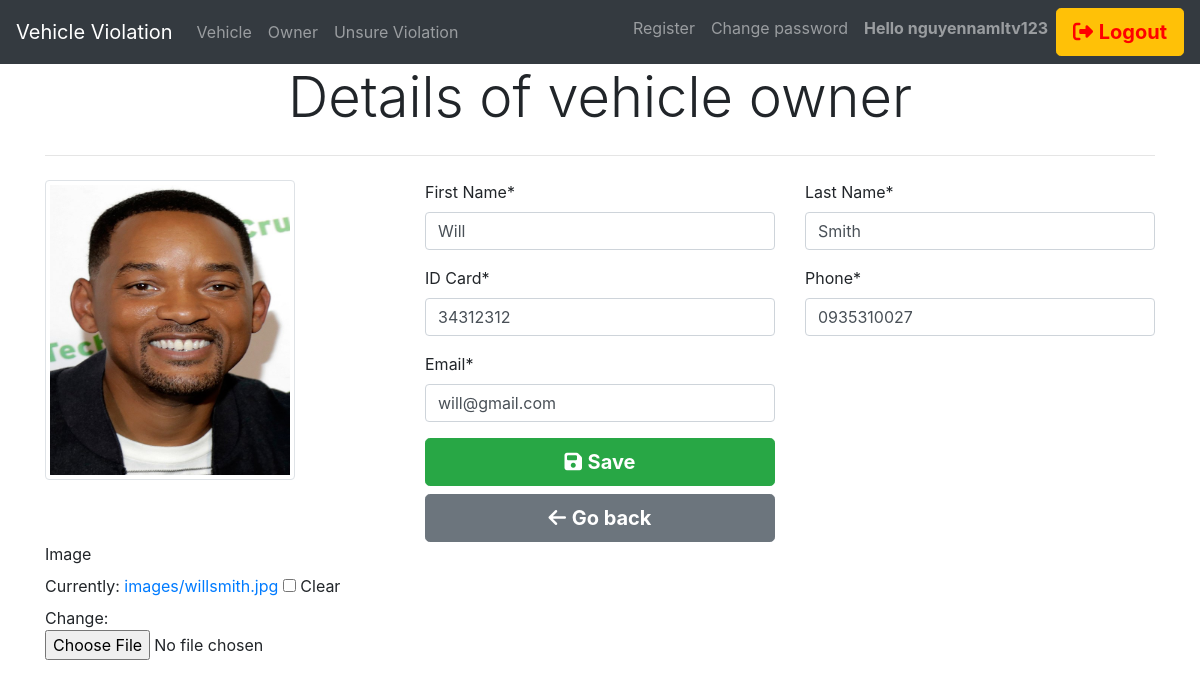
The app's page /vehicle_owner/edit_owner/20/ (signed in) with its own data.
### owner/models.py (models this page shows, shortened)
class Owner(models.Model):
    firstname = models.CharField(max_length=100)
    lastname = models.CharField(max_length=100)
    phone = models.CharField(max_length=20)
    email = models.CharField(max_length=100)
    id_card = models.CharField(max_length=20)
    image = models.ImageField(null=True, blank=True, upload_to='images/')

### owner/views.py (the view)
# urls.py: path('edit_owner/<int:pk>/', views.edit_owner, name='editowner'),
def edit_owner(request, pk):
    if request.user.is_authenticated:
        if request.method == "POST":
            owner = Owner.objects.get(id=pk)
            form = OwnerForm(request.POST or None, request.FILES or None,instance = owner)
            if form.is_valid():
                form.save()
            return redirect('/vehicle_owner')
        elif request.method == "GET":
            owner = Owner.objects.get(id=pk)
            context = {'form':OwnerForm(instance=owner), 'owner': owner}
            return render(request,"owner/detail_owner.html",context)
    else:
        return redirect('login')

### owner/forms.py
class OwnerForm(ModelForm):
    class Meta:
        model = Owner
        fields = ('id', 'firstname', 'lastname', 'id_card', 'phone', 'email', 'image')
        labels = {
            'id': 'ID',
            'firstname': 'First Name',
            'lastname': 'Last Name',
            'id_card': 'ID Card',
            'phone': 'Phone',
            'email': 'Email',
            'image': "Image"
        }

### owner/templates/owner/detail_owner.html (shortened to what this page needs)
{% extends 'pages/base.html' %}
{% load crispy_forms_tags %}
{% block content %}
<h1 class="display-4" style="text-align: center;">Details of vehicle owner</h1>
<hr class="my-4">
<form method="POST" autocomplete="off" enctype="multipart/form-data">
  <div class="row">
    <div class="col-md-4">
      <img src="{{ owner.image.url }}"  alt="None" class="img-thumbnail" style="width: 250px; height: 300px;">
    </div>
    <div class="col-md-4">
        {{form.firstname|as_crispy_field}}
        {{form.id_card|as_crispy_field}}
        {{form.email|as_crispy_field}}
        <button type="submit" class="btn btn-success btn-block btn-lg"><i class="fa-solid fa-floppy-disk"></i> <b>Save</b></button>
        <a href="{% url 'own' %}" class="btn btn-secondary btn-block btn-lg">
          <i class="fa-solid fa-arrow-left"></i> <b>Go back</b>
      </a>
    </div>
    <div class="col-md-4">
        {{form.lastname|as_crispy_field}}
        {{form.phone|as_crispy_field}}
    </div>
  </div>
  <div class="row">
    <div class="col-md-5">
        {{form.image|as_crispy_field}}
    </div>
  </div>
  </form>
{% endblock content %}

### templates/pages/base.html (shortened to what this page needs)
<!DOCTYPE html>
<html lang="en">
<head>
    <link rel="stylesheet" href="https://stackpath.bootstrapcdn.com/bootstrap/4.3.1/css/bootstrap.min.css"
>
    <link rel="stylesheet" href="https://cdnjs.cloudflare.com/ajax/libs/font-awesome/6.4.0/css/all.min.css">
</head>
<body>
  <div style="padding-top: 64px">
    <header style="position: fixed; width: 100%; z-index: 9999; d-flex; top: 0; left: 0">
          <nav class="navbar navbar-expand-lg navbar-dark bg-dark">
              <a class="navbar-brand" href="/">Vehicle Violation</a>
              <div class="collapse navbar-collapse" id="navbarSupportedContent">
                <ul class="navbar-nav mr-auto">
                  <li class="nav-item">
                    <a class="nav-link" href="{% url 'veh' %}">Vehicle</a>
                  </li>
                  <li class="nav-item">
                    <a class="nav-link" href="{% url 'own' %}">Owner</a>
                  </li>
                  {% if user.is_authenticated %}
                  <li class="nav-item">
                    <a class="nav-link" href="{% url 'unsure_violation_list' %}">Unsure Violation</a>
                  </li>
                </ul>
                {% endif %}
                <ul class="navbar-nav mr-right">
                    {% if user.is_authenticated %}
                    {% if user.is_superuser %}
                    <li class="nav-item">
                      <a class="nav-link" href="{% url 'register' %}">Register</a>
                    </li>
                    {% endif %}
                    <li class="nav-item">
                      <a class="nav-link" href="{% url 'change_password' %}">Change password</a>
                    </li>
                    <li class="nav-item">
                      <b class="nav-link" href="">Hello {{user.username}}</b>
                    </li>
                    <li class="nav-item">
                      <a class="btn btn-warning btn-block btn-lg" href="{% url 'logout' %}"><i class="fa-solid fa-right-from-bracket" style="color: red;"></i> <b style="color: red;">Logout</b></a>
                    </li>
                    {% else %}
                    <li class="nav-item">
                      <a class="nav-link" href="{% url 'login' %}">Login</a>
                    </li>
                    {% endif %}
                </ul>
              </div>
            </nav>
      </header>
  </div>
  <div class="container">
          {% block content %} {% endblock content %}
  </div>
</body>
</html>

### records on screen
Owner: image (picture), firstname "Will", id_card "34312312", email "will@gmail.com", lastname "Smith", phone "0935310027"

### other values on screen
{{ user.username }} "nguyennamltv123"
